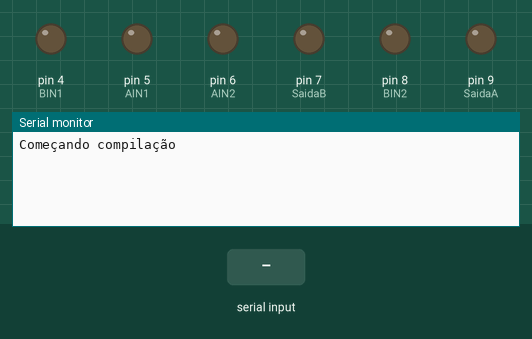
Simulated run of this sketch. Board: Arduino Leonardo, built with avr-gcc and run on an emulated ATmega32U4. On the bench: output pins drawn as LEDs (lit = HIGH), the last lines printed to the serial monitor. The inputs (shaded band) are chosen by the test bench.

Above: at 1.3 s.
1.4 s: "I" received over the second serial link
At 2.7 s:
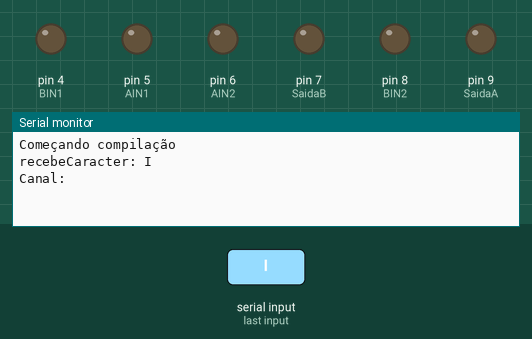
3.0 s: ";" received over the second serial link
At 4.2 s:
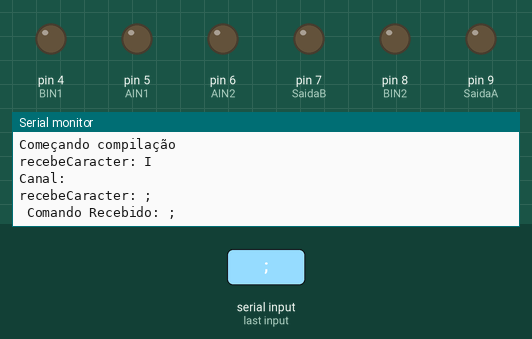
4.6 s: "1" received over the second serial link
At 5.4 s:
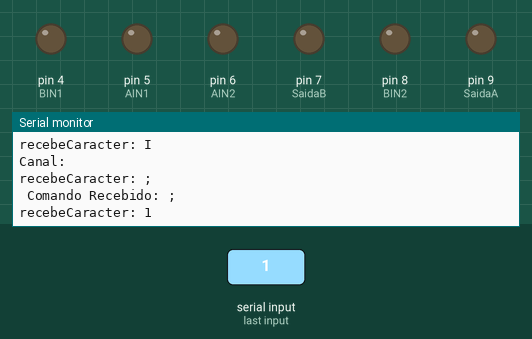

Measured:
- after the input at 1.4 s, the serial monitor: prints a new line after 0.10 s (image 1)
- after the input at 3.0 s, the serial monitor: prints a new line after 0.10 s (image 2)
- after the input at 4.6 s, the serial monitor: prints a new line after 0.10 s (image 3)

The sketch:

AgostinhoDeControleRemoto.ino
```cpp
#include <Mouse.h>
#include <SoftwareSerial.h> //INCLUSÃO DE BIBLIOTECA

const int pinoRX = 0;
const int pinoTX = 1;

SoftwareSerial bluetooth(pinoRX, pinoTX);

void ModoManual_Frente();
void ModoManual_direita();
void Manual_Esquerda();
void ModoManual_Tras();

#define SaidaA 9
#define SaidaB 7

#define BIN2 8
#define BIN1 4
#define AIN2 6
#define AIN1 5

char recebeCaracter, tipo;
String comando;

void setup()
{
  pinMode(AIN1, OUTPUT);
  pinMode(AIN2, OUTPUT);
  pinMode(BIN1, OUTPUT);
  pinMode(BIN2, OUTPUT);
  pinMode(SaidaA, OUTPUT);
  pinMode(SaidaB, OUTPUT);

  Serial.begin(9600); //INICIALIZA A SERIAL
  bluetooth.begin(9600); //INICIALIZA A SERIAL DO BLUETOOTH
  delay(100); //INTERVALO DE 100 MILISSEGUNDOS

  Serial.println("Começando compilação");
}
void loop()
{
  while(bluetooth.available())
  {
    delay(100);

    recebeCaracter = bluetooth.read();
    Serial.print("recebeCaracter: ");
    Serial.println(recebeCaracter);
    comando += recebeCaracter;

     if (recebeCaracter == ';') {
        Serial.print(" Comando Recebido: ");
        Serial.println(comando);
     }


     if (comando.substring(0,1) == "I") {
       String canal = comando.substring(1,2);
       Serial.print("Canal: ");
       Serial.println(canal);
     }

     comando = "";

/*
    if (recebeCaracter == ';')
    {
      if (recebeCaracter == 'F')
      {
      // ModoManual_Frente();
       Serial.println("f");
      }
      else if (tipo == 'V')
      {
      //  ModoManual_Tras();
        Serial.println("V");
      }
      else if (tipo == 'E')
      {
       // Manual_Esquerda();
        Serial.println("E");
      }
      else if (tipo == 'O')
      {
       // ModoManual_direita();
        Serial.println("O");
      }
      else if(tipo == 'R')
      {
        analogWrite(SaidaA, 0);
        analogWrite(SaidaB, 0);
      }
    }
*/
  }


}
/*
void ModoManual_Frente()
{
  digitalWrite(AIN1, HIGH);
  digitalWrite(BIN1, HIGH);
  digitalWrite(AIN2, LOW);
  digitalWrite(BIN2, LOW);
  analogWrite(SaidaA, 60);
  analogWrite(SaidaB, 60);
}

void ModoManual_Tras()
{
  digitalWrite(AIN1, LOW);
  digitalWrite(BIN1, LOW);
  digitalWrite(AIN2, HIGH);
  digitalWrite(BIN2, HIGH);
  analogWrite(SaidaA, 60);
  analogWrite(SaidaB, 60);
}


void Manual_Esquerda()
{
  digitalWrite(AIN1, LOW);
  digitalWrite(BIN1, HIGH);
  digitalWrite(AIN2, HIGH);
  digitalWrite(BIN2, LOW);
  analogWrite(SaidaA, 60);
  analogWrite(SaidaB, 60);
}

void ModoManual_direita()
{
  digitalWrite(AIN1, HIGH);
  digitalWrite(BIN1, LOW);
  digitalWrite(AIN2, LOW);
  digitalWrite(BIN2, HIGH);
  analogWrite(SaidaA, 60);
  analogWrite(SaidaB, 60);

}
*/
```
